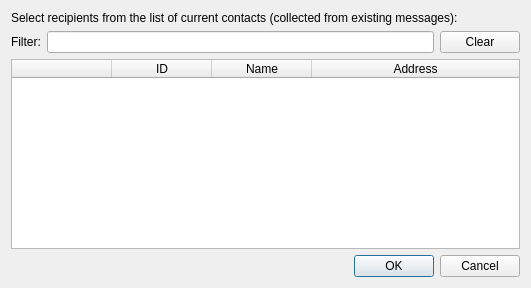
<?xml version="1.0" encoding="UTF-8"?>
<ui version="4.0">
 <class>Contacts</class>
 <widget class="QDialog" name="Contacts">
  <property name="geometry">
   <rect>
    <x>0</x>
    <y>0</y>
    <width>531</width>
    <height>288</height>
   </rect>
  </property>
  <property name="windowTitle">
   <string>Add recipient</string>
  </property>
  <property name="windowIcon">
   <iconset resource="../../../res/resources.qrc">
    <normaloff>:/icons/3party/search_16.png</normaloff>:/icons/3party/search_16.png</iconset>
  </property>
  <layout class="QVBoxLayout" name="verticalLayout">
   <item>
    <widget class="QLabel" name="label">
     <property name="text">
      <string>Select recipients from the list of current contacts (collected from existing messages):</string>
     </property>
    </widget>
   </item>
   <item>
    <layout class="QHBoxLayout" name="horizontalLayout">
     <item>
      <widget class="QLabel" name="label_2">
       <property name="text">
        <string>Filter:</string>
       </property>
      </widget>
     </item>
     <item>
      <widget class="QLineEdit" name="filterLineEdit">
       <property name="focusPolicy">
        <enum>Qt::ClickFocus</enum>
       </property>
      </widget>
     </item>
     <item>
      <widget class="QPushButton" name="clearPushButton">
       <property name="text">
        <string>Clear</string>
       </property>
      </widget>
     </item>
    </layout>
   </item>
   <item>
    <widget class="LoweredTableWidget" name="contactTableWidget">
     <property name="editTriggers">
      <set>QAbstractItemView::AnyKeyPressed|QAbstractItemView::DoubleClicked|QAbstractItemView::EditKeyPressed|QAbstractItemView::SelectedClicked</set>
     </property>
     <property name="selectionBehavior">
      <enum>QAbstractItemView::SelectRows</enum>
     </property>
     <property name="showGrid">
      <bool>false</bool>
     </property>
     <property name="sortingEnabled">
      <bool>true</bool>
     </property>
     <property name="wordWrap">
      <bool>false</bool>
     </property>
     <attribute name="horizontalHeaderHighlightSections">
      <bool>false</bool>
     </attribute>
     <attribute name="horizontalHeaderStretchLastSection">
      <bool>true</bool>
     </attribute>
     <attribute name="verticalHeaderVisible">
      <bool>false</bool>
     </attribute>
     <attribute name="verticalHeaderHighlightSections">
      <bool>false</bool>
     </attribute>
     <column>
      <property name="text">
       <string/>
      </property>
     </column>
     <column>
      <property name="text">
       <string>ID</string>
      </property>
     </column>
     <column>
      <property name="text">
       <string>Name</string>
      </property>
     </column>
     <column>
      <property name="text">
       <string>Address</string>
      </property>
     </column>
    </widget>
   </item>
   <item>
    <widget class="QDialogButtonBox" name="buttonBox">
     <property name="orientation">
      <enum>Qt::Horizontal</enum>
     </property>
     <property name="standardButtons">
      <set>QDialogButtonBox::Cancel|QDialogButtonBox::Ok</set>
     </property>
    </widget>
   </item>
  </layout>
 </widget>
 <customwidgets>
  <customwidget>
   <class>LoweredTableWidget</class>
   <extends>QTableWidget</extends>
   <header>lowered_table_widget.h</header>
  </customwidget>
 </customwidgets>
 <resources>
  <include location="../../../res/resources.qrc"/>
 </resources>
 <connections>
  <connection>
   <sender>buttonBox</sender>
   <signal>accepted()</signal>
   <receiver>Contacts</receiver>
   <slot>accept()</slot>
   <hints>
    <hint type="sourcelabel">
     <x>248</x>
     <y>254</y>
    </hint>
    <hint type="destinationlabel">
     <x>157</x>
     <y>274</y>
    </hint>
   </hints>
  </connection>
  <connection>
   <sender>buttonBox</sender>
   <signal>rejected()</signal>
   <receiver>Contacts</receiver>
   <slot>reject()</slot>
   <hints>
    <hint type="sourcelabel">
     <x>316</x>
     <y>260</y>
    </hint>
    <hint type="destinationlabel">
     <x>286</x>
     <y>274</y>
    </hint>
   </hints>
  </connection>
 </connections>
</ui>
